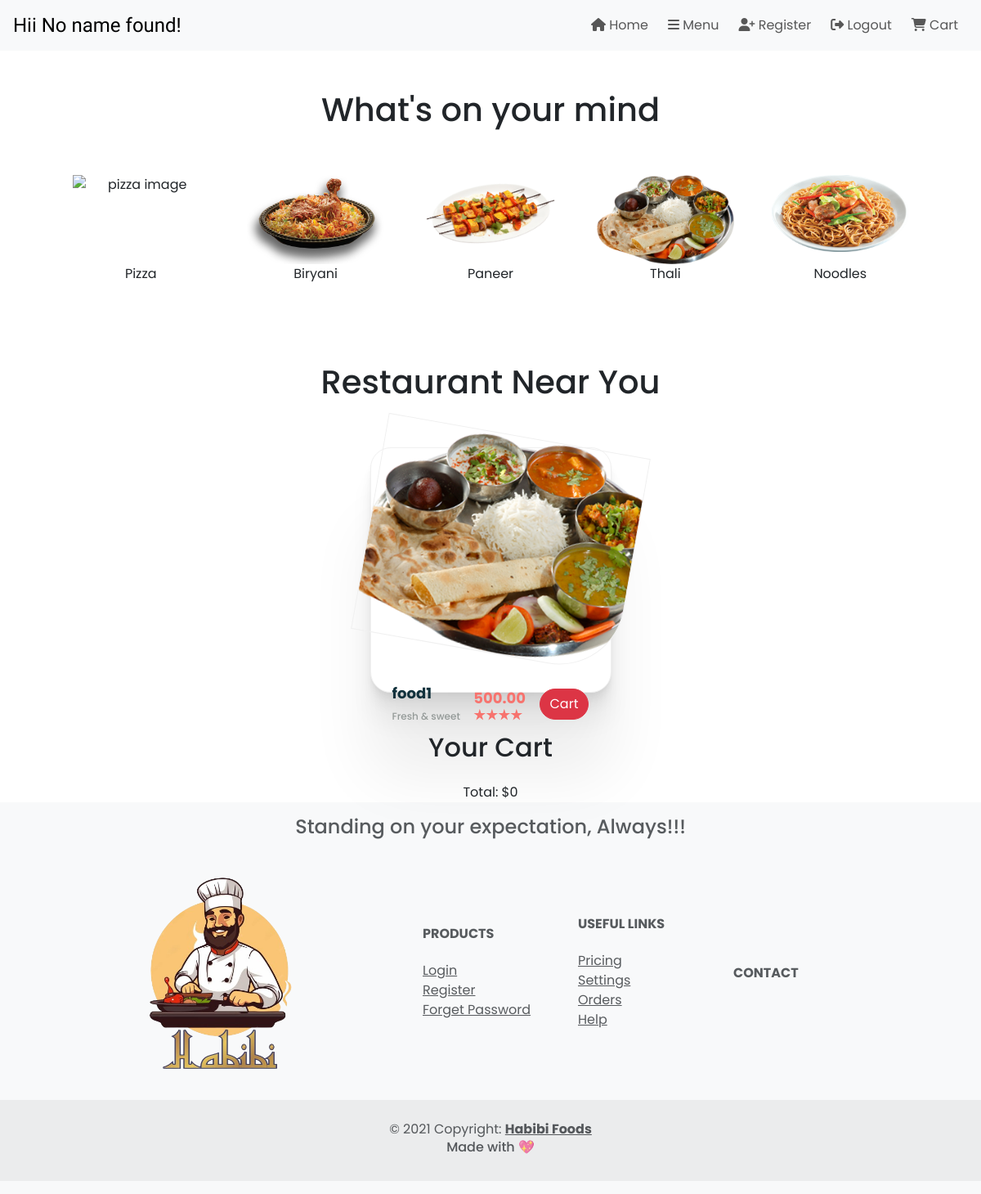
/menu/ (signed in), run on an earlier commit of the app's database.
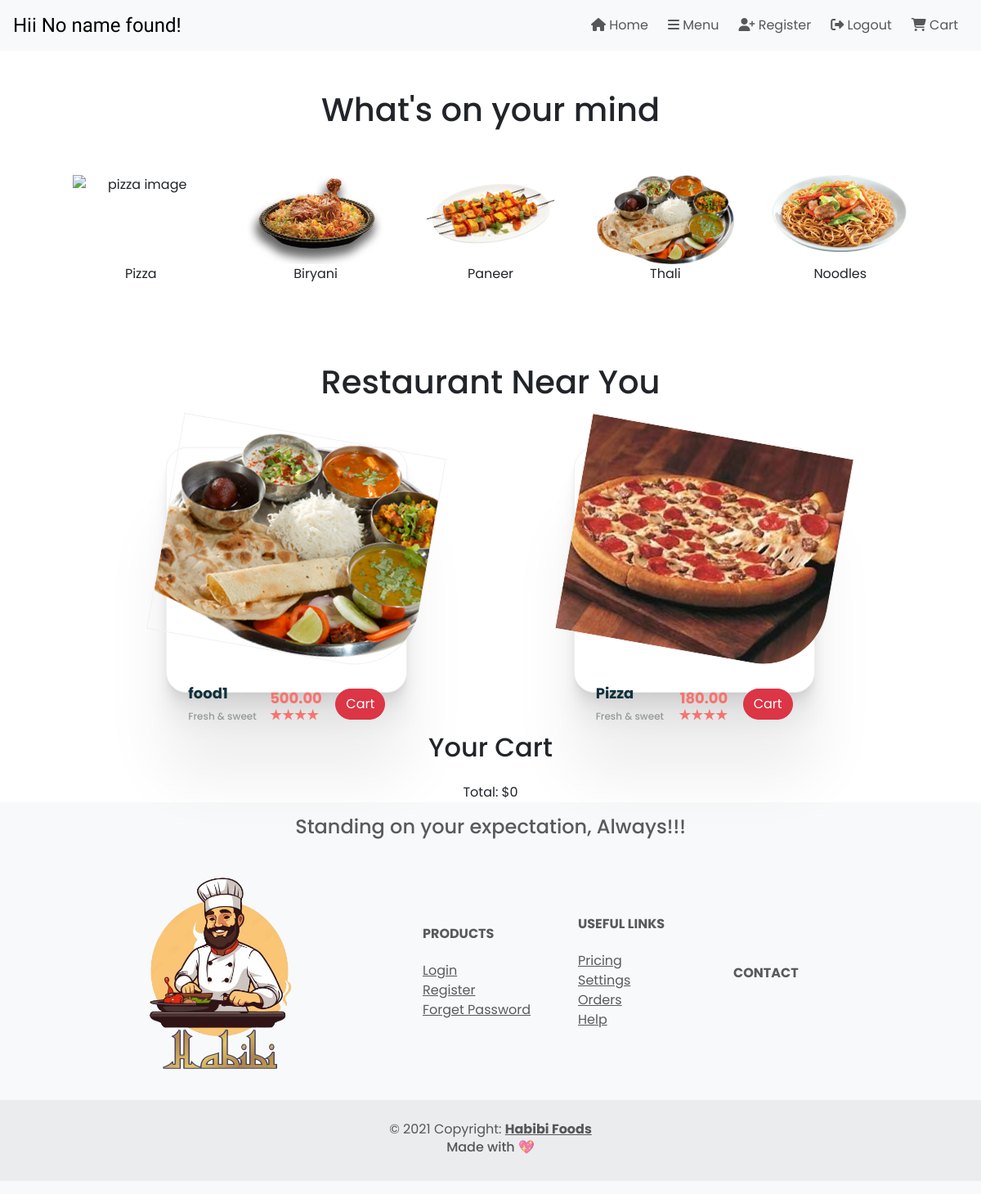
And on a later commit of the database.
### restaurant/models.py (models this page shows)
class foodItems(models.Model):
    name = models.CharField(max_length=255)
    price = models.DecimalField(max_digits=10, decimal_places=2)
    image = models.ImageField(upload_to='images/')
    restaurantName = models.CharField(max_length=50)

### menu/views.py (the view)
# urls.py: path('menu/',menuviews.menu,name = 'menu'),
@login_required
def menu(request):
    user = request.user
    foods = foodItems.objects.all()
    print("my output ",foodItems)
    if hasattr(user, 'customeruser'):
        name = user.customeruser.name
    else:
        name = "No name found"
    return render(request, 'index1.html', {'name': name, 'foodItems':foods})

### menu/templates/index1.html (shortened to what this page needs)
<!DOCTYPE html>
<html>
{% load static %}
<head>
    <link href="https://cdn.jsdelivr.net/npm/bootstrap@5.3.3/dist/css/bootstrap.min.css" rel="stylesheet"
>
    <link rel="stylesheet" href="https://cdn.jsdelivr.net/npm/bootstrap-icons@1.11.1/font/bootstrap-icons.css"
>
    <link rel="stylesheet" href={% static 'style.css' %}>
</head>
<body>
    {% include "header.html" %}
    <div class="container text-center justify-content-center">
        <br>
        <br>
        <h1>What's on your mind</h1>
        <br>
        <br>
        <section id='hehe' class="d-flex justify-content-evenly flex-wrap">
            <div class="main_items">
                <img class="img-fluid" src={% static 'pizza.png' %} alt="pizza image">
                <p>Pizza</p>
            </div>
            <div class="main_items">
                <img class="img-fluid" src={% static 'biryani.png' %} alt="biryani image">
                <p>Biryani</p>
            </div>
            <div class="main_items">
                <img class="img-fluid" src={% static 'paneer.png' %} alt="paneer image">
                <p>Paneer</p>
            </div>
            <div class="main_items">
                <img class="img-fluid" src={% static 'thali.png' %} alt="thali image">
                <p>Thali</p>
            </div>
            <div class="main_items">
                <img class="img-fluid" src={% static 'noodle.png' %} alt="noodle image">
                <p>Noodles</p>
            </div>
        </section>
    </div>
    <br>
    <br>
    <div class="container-fluid text-center d-flex justify-content-center flex-wrap py-5">
        <h1>Restaurant Near You</h1>
    </div>
    <section class="cards d-flex justify-content-evenly flex-wrap">
        {% if foodItems is None %}
        <p>Khana Nhi milega</p>
        {% else %}
        {% for food in foodItems %}
        <div class="outer">
            <div class="inner" style="background: url(/media/{{ food.image }}) no-repeat center center/cover;"></div>
            <div class="item">
                <div class="item-name">
                    <h4>{{ food.name }}</h4>
                    <p>Fresh & sweet</p>
                </div>
                <div class="item-price">
                    <p>{{ food.price }}</p>
                    <div class="rating">
                        <div></div>
                        <div></div>
                        <div></div>
                        <div></div>
                    </div>
                </div>
                <div class="addtocart">
                    <button class="btn rounded-pill btn-danger add-to-cart" data-id="{{ food.id }}">Cart</button>
                </div>
            </div>
        </div>
        {% endfor %}
        {% endif %}
    </section>
    <div class="container text-center justify-content-center mt-5">
        <h2>Your Cart</h2>
        <p id="total-price" class="mt-3">Total: $0</p>
    </div>
    {% include "footer.html" %}
</body>
</html>

### menu/templates/header.html (shortened to what this page needs)
{%load static%}
<link rel="stylesheet" href={%static 'style.css'%} >
<link rel="stylesheet" href="https://cdnjs.cloudflare.com/ajax/libs/font-awesome/6.5.2/css/all.min.css" />
<nav class="navbar navbar-expand-lg navbar-light bg-light text-muted position-sticky ">
  <a class="navbar-brand px-3"><span style="font-family: 'Poetsen One'; font-weight: 400; font-size: larger;">Hii {{ name }}!</span></a>
  <div class="collapse navbar-collapse justify-content-end px-3" style="font-family: 'Poppins';">
      <ul class="navbar-nav ml-auto">
          <li class="nav-item active px-1">
              <a class="nav-link" href="#"><i class="fas fa-home"></i> Home <span class="sr-only">(current)</span></a>
          </li>
          <li class="nav-item px-1">
              <a class="nav-link" href="#"><i class="fas fa-bars"></i> Menu</a>
          </li>
          <li class="nav-item px-1">
              <a class="nav-link" href="#"><i class="fas fa-user-plus"></i> Register</a>
          </li>
          <li class="nav-item px-1">
              <a class="nav-link" href={% url 'logout' %} ><i class="fas fa-sign-out-alt"></i> Logout</a>
          </li>
          <li class="nav-item px-1">
              <a class="nav-link" href="#"><i class="fas fa-shopping-cart"></i> Cart</a>
          </li>
      </ul>
  </div>
</nav>

### customer/templates/loader.html (shortened to what this page needs)
{%load static%}

### menu/templates/footer.html (shortened to what this page needs)
{%load static%}
<footer class="text-center text-lg-start bg-body-tertiary py-3 text-muted">
    <section class="">
        <div class="text-center text-muted">
            <h4> Standing on your expectation, Always!!!</h4>
        </div>
        <div class="container text-center text-md-start mt-3 align-content-center">
            <div class="row mt-3">
                <div class="col-md-3 col-lg-4 col-xl-3 mx-auto mb-4">
                    <img class="img-fluid" src={%static 'logo-transparent.png'%}>
                </div>
                <div class="col-md-2 col-lg-2 col-xl-2 align-content-center  mb-4">
                    <h6 class="text-uppercase fw-bold mb-4">
                        Products
                    </h6>
                    <p>
                        <a href="#!" class="text-reset">Login</a>
                    </p>
                    <p>
                        <a href="#!" class="text-reset">Register</a>
                    </p>
                    <p>
                        <a href="#!" class="text-reset">Forget Password</a>
                    </p>
                </div>
                <div class="col-md-3 col-lg-2 col-xl-2  align-content-center mb-4">
                    <h6 class="text-uppercase fw-bold mb-4">
                        Useful links
                    </h6>
                    <p>
                        <a href="#!" class="text-reset">Pricing</a>
                    </p>
                    <p>
                        <a href="#!" class="text-reset">Settings</a>
                    </p>
                    <p>
                        <a href="#!" class="text-reset">Orders</a>
                    </p>
                    <p>
                        <a href="#!" class="text-reset">Help</a>
                    </p>
                </div>
                <div class="col-md-4 col-lg-3 col-xl-3 align-content-center mb-md-0 mb-4">
                    <h6 class="text-uppercase fw-bold mb-4">Contact</h6>
                </div>
            </div>
        </div>
    </section>
    <div class="text-center p-4" style="background-color: rgba(0, 0, 0, 0.05);">
        © 2021 Copyright:
        <a class="text-reset fw-bold" href={%url 'menu'%}> Habibi Foods </a>
        <br>
        <h6 class="text-center"> Made with <span>💖</span></h6>
    </div>
</footer>

### menu/static/style.css (style rules this page uses)
body { font-family: 'Poppins'; }
.main_items { width: 15%; height: auto; display: flex; flex-direction: column; align-self: stretch; justify-content: space-between; }
p { margin-bottom: 0; }
.outer { width: 295px; height: 300px; border-radius: 25px; background: #fff; border: 1px solid #f0f0f0; box-shadow: 0 3.4px 2.7px rgba(0, 0, 0, 0.022), 0 8.7px 6.9px rgba(0, 0, 0, 0.031), 0 17.7px 14.2px rgba(0, 0, 0, 0.039), 0 36.5px 29.2px rgba(0, 0, 0, 0.048), 0 100px 80px rgba(0, 0, 0, 0.07); overflow: visible; }
.inner { width: 325px; height: 90%; object-fit: cover; border: 1px solid #f0f0f0; border-bottom-right-radius: 80px; transform: translateX(-4px) translateY(-17px) rotate(10deg); }
.item { height: 30%; display: flex; justify-content: space-between; align-items: center; padding: 0 26px; }
.item-name h4 { font-size: 18px; font-weight: bold; color: #11313c; }
.item-name p { font-size: 12px; font-weight: 500; color: #949a98; }
.item-price { display: flex; flex-direction: column; }
.item-price p { font-size: 18px; font-weight: bold; color: #f7736e; text-align: right; }
.rating { display: flex; }
.rating > div { width: 15px; height: 15px; background: #f7736e; clip-path: polygon(50% 0%, 61% 35%, 98% 35%, 68% 57%, 79% 91%, 50% 70%, 21% 91%, 32% 57%, 2% 35%, 39% 35%); }

What changed in the data, as far as the page shows it:
added foodItems: image (picture), name "Pizza", price "180.00"
